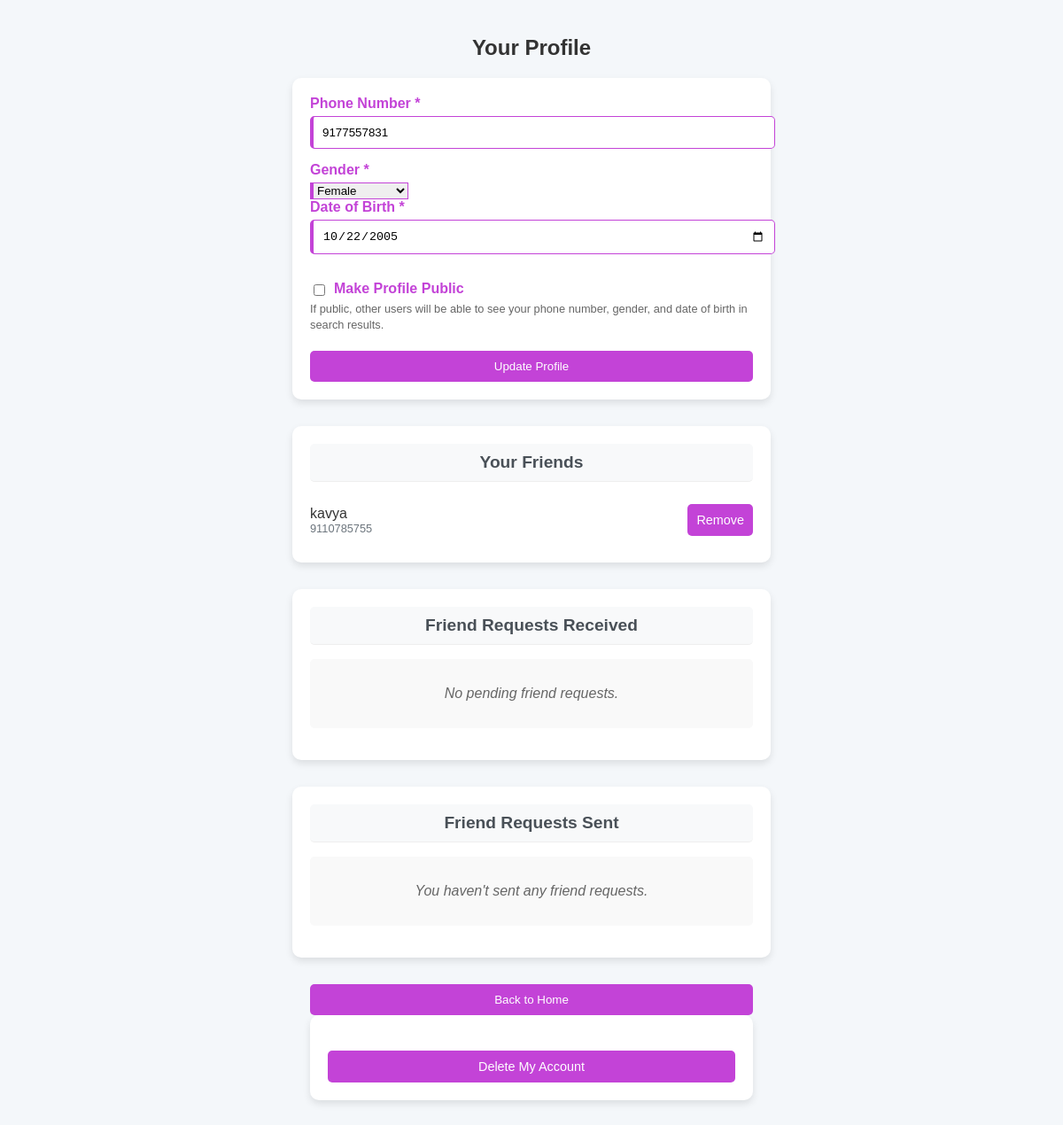
The app's page /profile (signed in) with its own data.
### app.py (models this page shows)
class User(UserMixin, db.Model):
    id = db.Column(db.Integer, primary_key=True)
    username = db.Column(db.String(150), unique=True, nullable=False)
    email = db.Column(db.String(150), unique=True, nullable=False)
    password = db.Column(db.String(150), nullable=False)
    phone = db.Column(db.String(15))  # Will make required in UI
    gender = db.Column(db.String(10))  # Will make required in UI
    dob = db.Column(db.Date)  # Will make required in UI
    destination = db.Column(db.String(150))
    travel_date = db.Column(db.Date)
    profile_completed = db.Column(db.Boolean, default=False)  # New field to track profile completion
    is_public = db.Column(db.Boolean, default=False)
    friends = db.relationship(
        'User',
        secondary='friendship',
        primaryjoin='User.id == Friendship.user_id',
        secondaryjoin='User.id == Friendship.friend_id',
        back_populates='friend_of'
    )
    friend_of = db.relationship(
        'User',
        secondary='friendship',
        primaryjoin='User.id == Friendship.friend_id',
        secondaryjoin='User.id == Friendship.user_id',
        back_populates='friends'
    )

### app.py (the view, shortened to what this page needs)
@app.route('/profile', methods=['GET', 'POST'])
@login_required
def profile():
    friends = current_user.friends
    received_requests = FriendRequest.query.filter_by(receiver_id=current_user.id).all()
    sent_requests = FriendRequest.query.filter_by(sender_id=current_user.id).all()
    return render_template('profile.html',
                          user=current_user,
                          friends=friends,
                          received_requests=received_requests,
                          sent_requests=sent_requests)

### app.py (called while the page is built)
@login_manager.user_loader
def load_user(user_id):
    return User.query.get(int(user_id))

### templates/profile.html (shortened to what this page needs)
<!DOCTYPE html>
<html lang="en">
<head>
    <link rel="stylesheet" href="{{ url_for('static', filename='css/styles.css') }}">
</head>
<body>
    <h2>Your Profile</h2>
    <form method="POST">
        <label class="required-label" for="phone">Phone Number *</label>
        <input type="text" id="phone" name="phone" class="required-field"
               placeholder="Phone Number" required
               value="{{ user.phone if user.phone }}">
        <label class="required-label" for="gender">Gender *</label>
        <select id="gender" name="gender" class="required-field" required>
            <option value="Female" {% if user.gender == 'Female' %}selected{% endif %}>Female</option>
        </select>
        <label class="required-label" for="dob">Date of Birth *</label>
        <input type="date" id="dob" name="dob" class="required-field" required
               value="{{ user.dob if user.dob }}">
        <label class="required-label" for="is_public" style="margin-top: 15px; cursor: pointer; display: flex; align-items: center;">
            <input type="checkbox" id="is_public" name="is_public" style="width: auto; margin-right: 10px; margin-bottom: 0;" {% if user.is_public %}checked{% endif %}>
            Make Profile Public
        </label>
        <p style="font-size: 0.8em; color: #666; margin-bottom: 20px; margin-top: 5px; line-height: 1.4;">If public, other users will be able to see your phone number, gender, and date of birth in search results.</p>
        <button type="submit">Update Profile</button>
    </form>
    <div class="friend-list">
        <div class="section-heading">Your Friends</div>
        {% if friends %}
            {% for friend in friends %}
                <div class="friend-item">
                    <div class="friend-details">
                        <span>{{ friend.username }}</span>
                        <span class="friend-phone">{{ friend.phone }}</span>
                    </div>
                    <form action="{{ url_for('remove_friend', friend_id=friend.id) }}" method="POST" style="display:inline; margin:0; padding:0; box-shadow:none; background:none;">
                        <button type="submit" class="btn-danger" style="width:auto; margin:0;">Remove</button>
                    </form>
                </div>
            {% endfor %}
        {% else %}
            <p class="no-items">You have no friends yet.</p>
        {% endif %}
    </div>
    <div class="request-list">
        <div class="section-heading">Friend Requests Received</div>
        {% if received_requests %}
            {% if received_requests|selectattr('status', 'equalto', 'pending')|list|length == 0 %}
                <p class="no-items">No pending friend requests.</p>
            {% endif %}
        {% else %}
            <p class="no-items">No pending friend requests.</p>
        {% endif %}
    </div>
    <div class="request-list">
        <div class="section-heading">Friend Requests Sent</div>
        {% if sent_requests %}
            {% for request in sent_requests %}
                {% if request.status == 'pending' %}
                <div class="request-item">
                    <p>{{ request.receiver_user.username }}</p>
                    <p style="color: #6c757d;">{{ request.status }}</p>
                </div>
                {% endif %}
            {% endfor %}
            {% if sent_requests|selectattr('status', 'equalto', 'pending')|list|length == 0 %}
                <p class="no-items">No pending friend requests sent.</p>
            {% endif %}
        {% else %}
            <p class="no-items">You haven't sent any friend requests.</p>
        {% endif %}
    </div>
    <div style="max-width: 500px; margin: 30px auto;">
        <a href="{{ url_for('home') }}" class="back-link">
            <button type="button">Back to Home</button>
        </a>
        <form method="POST" action="/delete-account"
            onsubmit="return confirm('Are you sure you want to delete your account? This action cannot be undone.');">
            <button type="submit" class="btn-danger">Delete My Account</button>
        </form>
    </div>
</body>
</html>

### static/css/styles.css (style rules this page uses)
body { font-family: Arial, sans-serif; background-color: #f4f7fa; margin: 0; padding: 0; color: #333; }
h1, h2, h3, h4, h5, h6 { color: #333; margin-top: 0; }
a { color: #c343d7; text-decoration: none; }
.btn-danger { background-color: #dc3545; color: white; border: none; border-radius: 5px; padding: 8px 15px; cursor: pointer; font-size: 0.9em; }
.no-results, .no-searches, .no-matches, .no-items { text-align: center; padding: 30px; color: #c343d7; font-style: italic; background-color: #f9f9f9; border-radius: 5px; }
.required-label { color: #c343d7; font-weight: bold; display: block; margin-bottom: 5px; }
.required-field { border: 1px solid #c343d7; }
.friend-list, .request-list { background-color: #fff; border-radius: 10px; padding: 20px; margin-bottom: 20px; box-shadow: 0 4px 8px rgba(0, 0, 0, 0.1); }
.section-heading { font-size: 1.2em; color: #c343d7; margin-bottom: 15px; padding-bottom: 8px; border-bottom: 1px solid #eee; }
.friend-item, .request-item { display: flex; justify-content: space-between; align-items: center; padding: 10px 0; border-bottom: 1px solid #f0f0f0; }
.friend-details { display: flex; flex-direction: column; }
.friend-phone { color: #666; font-size: 0.9em; }
.back-link { text-decoration: none; }
form label { display: block; margin-bottom: 5px; color: #555; }

### templates/profile.html (style rules this page uses)
body { font-family: Arial, sans-serif; background-color: #f4f7fa; padding: 20px; }
h2, h3 { color: #333; text-align: center; margin-top: 20px; }
form { max-width: 500px; margin: 0 auto; background-color: #ffffff; padding: 20px; border-radius: 10px; box-shadow: 0 4px 8px rgba(0, 0, 0, 0.1); margin-bottom: 20px; }
form input { width: 100%; padding: 10px; margin-bottom: 15px; border: 1px solid #ddd; border-radius: 5px; }
.required-label { color: #c343d7; font-weight: bold; margin-bottom: 5px; display: block; }
.required-field { border-left: 4px solid #c343d7 !important; }
button[type="submit"], button[type="button"] { width: 100%; padding: 10px; background-color:#c343d7; color: white; border: none; border-radius: 5px; cursor: pointer; }
.btn-danger { background-color: #dc3545; color: white; padding: 10px; border: none; border-radius: 5px; cursor: pointer; margin-top: 20px; width: 100%; }
.back-link { display: block; text-align: center; margin-top: 20px; }
.friend-list, .request-list { margin: 30px auto; max-width: 500px; padding: 20px; background-color: #ffffff; border-radius: 10px; box-shadow: 0 4px 8px rgba(0, 0, 0, 0.1); }
.friend-item, .request-item { display: flex; justify-content: space-between; align-items: center; padding: 10px 0; border-bottom: 1px solid #eee; }
.friend-item:last-child, .request-item:last-child { border-bottom: none; }
.no-items { text-align: center; color: #666; font-style: italic; }
.section-heading { background-color: #f8f9fa; padding: 10px; border-radius: 5px; text-align: center; font-weight: bold; margin-bottom: 15px; color: #495057; }
.friend-details { display: flex; flex-direction: column; }
.friend-phone { font-size: 0.8em; color: #6c757d; }

### records on screen
User: phone "9177557831", gender "Female", dob "10/22/2005"
User: username "kavya", phone "9110785755"
